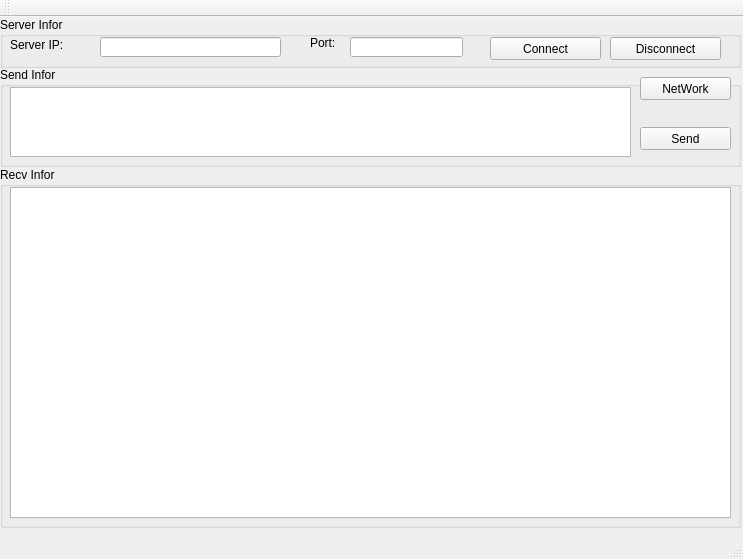
<?xml version="1.0" encoding="UTF-8"?>
<ui version="4.0">
 <class>MainWindow</class>
 <widget class="QMainWindow" name="MainWindow">
  <property name="geometry">
   <rect>
    <x>0</x>
    <y>0</y>
    <width>743</width>
    <height>559</height>
   </rect>
  </property>
  <property name="windowTitle">
   <string>anTcpClient</string>
  </property>
  <widget class="QWidget" name="centralWidget">
   <widget class="QGroupBox" name="groupBox">
    <property name="geometry">
     <rect>
      <x>0</x>
      <y>0</y>
      <width>741</width>
      <height>51</height>
     </rect>
    </property>
    <property name="title">
     <string>Server Infor</string>
    </property>
    <widget class="QLabel" name="label">
     <property name="geometry">
      <rect>
       <x>10</x>
       <y>20</y>
       <width>71</width>
       <height>16</height>
      </rect>
     </property>
     <property name="text">
      <string>Server IP:</string>
     </property>
    </widget>
    <widget class="QLineEdit" name="lineEdit_ip">
     <property name="geometry">
      <rect>
       <x>100</x>
       <y>20</y>
       <width>181</width>
       <height>20</height>
      </rect>
     </property>
    </widget>
    <widget class="QLabel" name="label_2">
     <property name="geometry">
      <rect>
       <x>310</x>
       <y>20</y>
       <width>54</width>
       <height>12</height>
      </rect>
     </property>
     <property name="text">
      <string>Port:</string>
     </property>
    </widget>
    <widget class="QLineEdit" name="lineEdit_port">
     <property name="geometry">
      <rect>
       <x>350</x>
       <y>20</y>
       <width>113</width>
       <height>20</height>
      </rect>
     </property>
     <property name="maxLength">
      <number>5</number>
     </property>
    </widget>
    <widget class="QPushButton" name="pushButton_connect">
     <property name="geometry">
      <rect>
       <x>490</x>
       <y>20</y>
       <width>111</width>
       <height>23</height>
      </rect>
     </property>
     <property name="text">
      <string>Connect</string>
     </property>
    </widget>
    <widget class="QPushButton" name="pushButton_disconnect">
     <property name="geometry">
      <rect>
       <x>610</x>
       <y>20</y>
       <width>111</width>
       <height>23</height>
      </rect>
     </property>
     <property name="text">
      <string>Disconnect</string>
     </property>
    </widget>
   </widget>
   <widget class="QGroupBox" name="groupBox_2">
    <property name="geometry">
     <rect>
      <x>0</x>
      <y>50</y>
      <width>741</width>
      <height>100</height>
     </rect>
    </property>
    <property name="title">
     <string>Send Infor</string>
    </property>
    <widget class="QTextEdit" name="textEdit_data">
     <property name="geometry">
      <rect>
       <x>10</x>
       <y>20</y>
       <width>621</width>
       <height>70</height>
      </rect>
     </property>
    </widget>
    <widget class="QPushButton" name="pushButton_send">
     <property name="geometry">
      <rect>
       <x>640</x>
       <y>60</y>
       <width>91</width>
       <height>23</height>
      </rect>
     </property>
     <property name="text">
      <string>Send</string>
     </property>
    </widget>
    <widget class="QPushButton" name="pushButton_network">
     <property name="geometry">
      <rect>
       <x>640</x>
       <y>10</y>
       <width>91</width>
       <height>23</height>
      </rect>
     </property>
     <property name="text">
      <string>NetWork</string>
     </property>
    </widget>
   </widget>
   <widget class="QGroupBox" name="groupBox_3">
    <property name="geometry">
     <rect>
      <x>0</x>
      <y>150</y>
      <width>741</width>
      <height>361</height>
     </rect>
    </property>
    <property name="title">
     <string>Recv Infor</string>
    </property>
    <widget class="QTextEdit" name="textEdit_echo">
     <property name="geometry">
      <rect>
       <x>10</x>
       <y>20</y>
       <width>721</width>
       <height>331</height>
      </rect>
     </property>
     <property name="readOnly">
      <bool>false</bool>
     </property>
    </widget>
   </widget>
  </widget>
  <widget class="QMenuBar" name="menuBar">
   <property name="geometry">
    <rect>
     <x>0</x>
     <y>0</y>
     <width>743</width>
     <height>23</height>
    </rect>
   </property>
  </widget>
  <widget class="QToolBar" name="mainToolBar">
   <attribute name="toolBarArea">
    <enum>TopToolBarArea</enum>
   </attribute>
   <attribute name="toolBarBreak">
    <bool>false</bool>
   </attribute>
  </widget>
  <widget class="QStatusBar" name="statusBar"/>
 </widget>
 <layoutdefault spacing="6" margin="11"/>
 <resources/>
 <connections/>
</ui>
